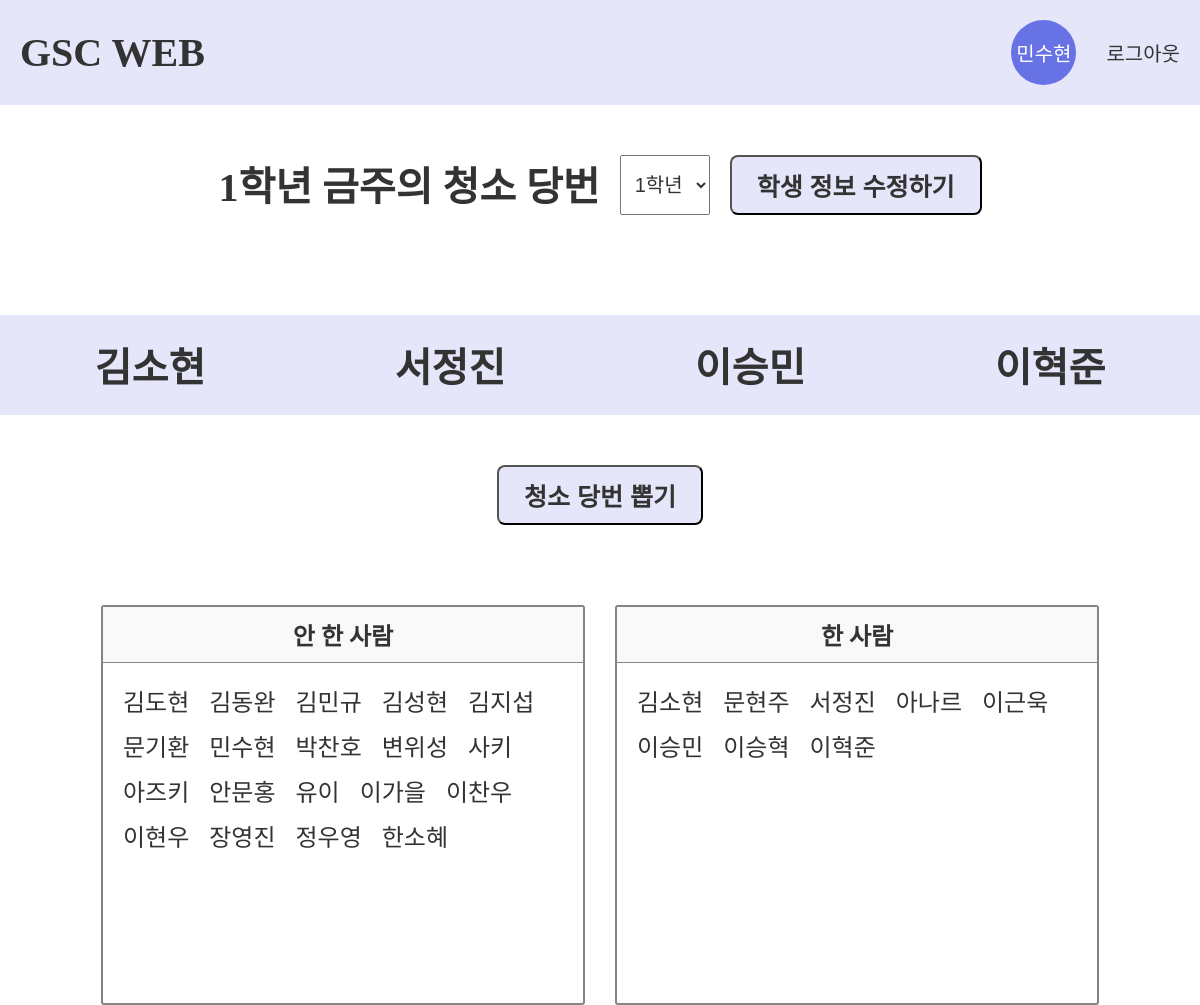
The app's page /cleaning/ (signed in) with its own data.
### app/models.py (models this page shows)
class Admins(db.Model) :
    id = db.Column(db.Integer, primary_key=True)
    name = db.Column(db.String(200), nullable=False)
    std_num = db.Column(db.String(200), unique=True, nullable=False)
    password = db.Column(db.String(200), nullable=False)

class ClassMember(db.Model) :
    id = db.Column(db.Integer, primary_key=True)
    grade = db.Column(db.Integer, nullable=False)
    name = db.Column(db.String(200), nullable=False)
    gender = db.Column(db.String(20), nullable=False)
    position = db.Column(db.String(20), nullable=False)
    check = db.Column(db.Boolean, default=False, nullable=False)
    this_week = db.Column(db.Boolean, default=False, nullable=False)

### app/views/cleaning_views.py (the view)
@bp.route('/')
def show() :
    grade = request.args.get('grade', default=1, type=int)
    unchecked_list_unsorted = ClassMember.query.filter_by(grade=grade, check=False).all()
    checked_list_unsorted = ClassMember.query.filter_by(grade=grade, check=True).all()
    this_week_member_list_unsorted = ClassMember.query.filter_by(grade=grade, this_week=True).all()
    unchecked_list = sorted(unchecked_list_unsorted, key=lambda member : member.name)
    checked_list = sorted(checked_list_unsorted, key=lambda member : member.name)
    this_week_member_list = sorted(this_week_member_list_unsorted, key=lambda member : member.name)
    return render_template(
        'cleaning_page.html',
        grade=grade,
        unchecked_list=unchecked_list,
        checked_list=checked_list,
        this_week_member_list=this_week_member_list
    )

### app/views/login_views.py (called while the page is built)
@bp.before_app_request
def load_logged_in_admin() :
    admin_id = session.get('admin_id')
    if admin_id is None :
        g.admin = None
    else :
        g.admin = Admins.query.get(admin_id)

### app/templates/cleaning_page.html (shortened to what this page needs)
{% extends 'base.html' %}
{% block content %}
<h1 class="page-info">
    {{ grade }}학년 금주의 청소 당번
    <select id="cleaning-grade-select" class="select-bar">
        <option value="1" {% if grade==1 %} selected {% endif %}>1학년</option>
    </select>
    {% if g.admin %}
    <button type="button" class="cleaning-member-edit">학생 정보 수정하기</button>
    {% endif %}
</h1>
<div id="cleaning-page">
    <div id="this-week-member-box">
        <ul id="this-week-member-list">
            {% if this_week_member_list %}
            {% for member in this_week_member_list %}
            <li>{{ member.name }}</li>
            {% endfor %}
            {% else %}
            <li></li>
            <li></li>
            <li></li>
            <li></li>
            {% endif %}
        </ul>
    </div>
    {% if g.admin %}
    <button type="button" id="cleaning-member-draw">청소 당번 뽑기</button>
    {% endif %}
    <div class="status-wrapper">
        <div class="status-box unchecked-box">
            <h2>안 한 사람</h2>
            <ul class="student-list">
                {% for member in unchecked_list %}
                <li>{{ member.name }}</li>
                {% endfor %}
            </ul>
        </div>
        <div class="status-box checked-box">
            <h2>한 사람</h2>
            <ul class="student-list">
                {% for member in checked_list %}
                <li>{{ member.name }}</li>
                {% endfor %}
            </ul>
        </div>
    </div>
</div>
{% endblock %}

### app/templates/navbar.html
<nav class="navbar">
    <a id="navbar-brand" href="{{ url_for('main.main') }}">GSC WEB</a>
    {% if g.admin %}
    <div id="logined">
        <p id="admin-name">{{ g.admin.name }}</p>
        <a id="navbar-logout" href="{{ url_for('login.logout', next=request.full_path) }}">로그아웃</a>
    </div>
    {% else %}
    <a id="navbar-login" href="{{ url_for('login.login', next=request.full_path) }}">관리자 로그인</a>
    {% endif %}
</nav>

### app/static/css/common.css (style rules this page uses)
* { margin: 0; padding: 0; color: #333333; }
.page-info { display: flex; justify-content: center; text-align: center; font-size: 40px; margin-top: 50px; color: #333333; gap: 20px; }
.select-bar { font-size: 20px; vertical-align: middle; padding: 10px; }

### app/static/css/navbar.css (style rules this page uses)
.navbar { display: flex; justify-content: space-between; padding: 20px; align-items: center; background-color: #E6E6FA; }
.navbar a { text-decoration: none; }
#navbar-brand { font-size: 40px; font-weight: bold; }
#logined { display: flex; justify-content: center; align-items: center; gap: 30px; font-size: 20px; }
#admin-name { display: flex; width: 65px; height: 65px; background-color: #6772E5; border-radius: 50%; justify-content: center; align-items: center; text-align: center; color: white; }

### app/static/css/cleaning.css (style rules this page uses)
#cleaning-page { display: flex; flex-direction: column; margin-top: 100px; gap: 50px; align-items: center; }
.cleaning-member-edit { padding: 10px 25px; background-color: #E6E6FA; color: #333333; font-weight: bold; font-size: 25px; border-radius: 8px; }
#this-week-member-box { display: flex; justify-content: center; }
#this-week-member-list { display: flex; list-style: none; justify-content: center; padding: 0; }
#this-week-member-list li { display: flex; justify-content: center; text-align: center; align-items: center; width: 300px; height: 100px; background-color: #E6E6FA; font-size: 40px; font-weight: bold; }
#cleaning-member-draw { padding: 10px 25px; background-color: #E6E6FA; color: #333333; font-weight: bold; font-size: 25px; border-radius: 8px; }
.status-wrapper { display: flex; justify-content: center; gap: 30px; width: 100%; margin-top: 30px; }
.status-box { width: 40%; border: 2px solid #858484; border-radius: 3px; }
.status-box h2 { text-align: center; padding: 10px; border-bottom: 1px solid #858484; background-color: #f9f9f9; }
.student-list { display: flex; flex-wrap: wrap; list-style: none; padding: 20px; min-height: 300px; column-gap: 20px; row-gap: 10px; align-content: flex-start; }
.student-list li { font-size: 24px; }

### records on screen
Admins: admin.name "민수현"
ClassMember: name "김소현"
ClassMember: name "서정진"
ClassMember: name "이승민"
ClassMember: name "이혁준"
ClassMember: name "김도현"
ClassMember: name "김동완"
ClassMember: name "김민규"
ClassMember: name "김성현"
ClassMember: name "김지섭"
ClassMember: name "문기환"
ClassMember: name "민수현"
ClassMember: name "박찬호"
ClassMember: name "변위성"
ClassMember: name "사키"
ClassMember: name "아즈키"
ClassMember: name "안문홍"
ClassMember: name "유이"
ClassMember: name "이가을"
ClassMember: name "이찬우"
ClassMember: name "이현우"
ClassMember: name "장영진"
ClassMember: name "정우영"
ClassMember: name "한소혜"
ClassMember: name "문현주"
ClassMember: name "아나르"
ClassMember: name "이근욱"
ClassMember: name "이승혁"

### other values on screen
{{ grade }} "1"
